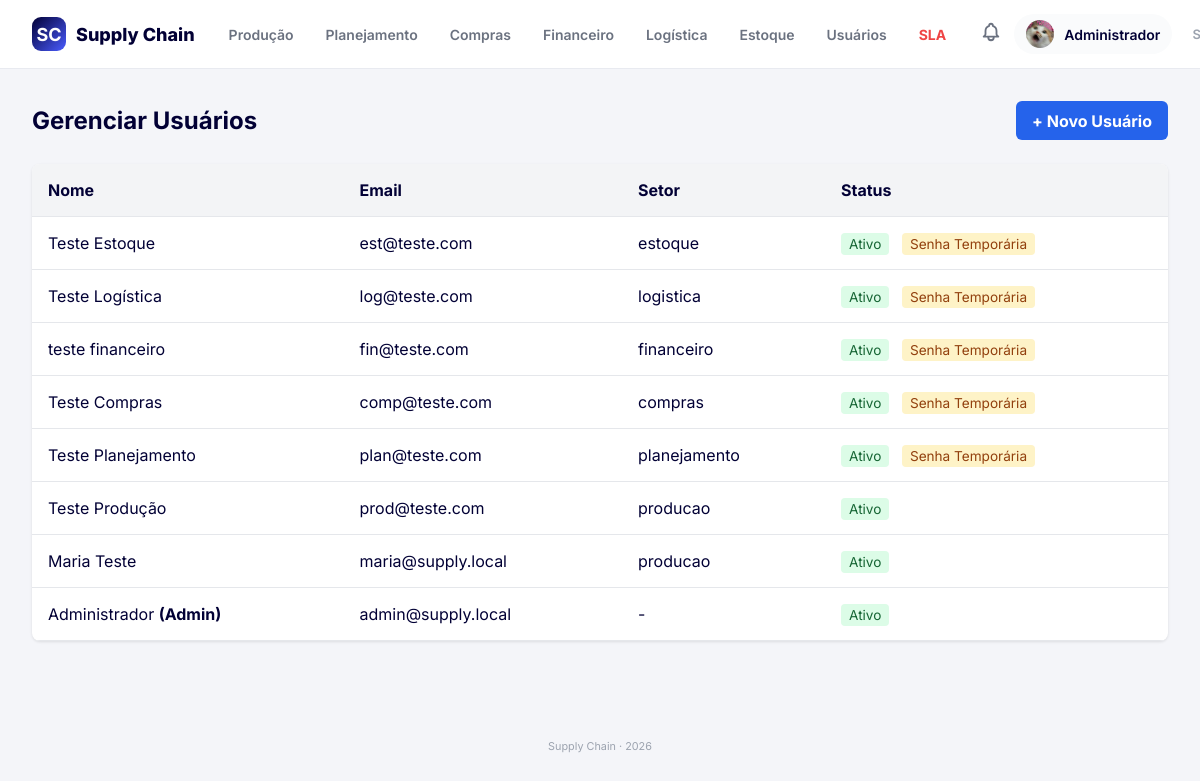
The page /supply-chain/admin/usuarios.php (signed in) on the database its author committed.
### tables this page shows
CREATE TABLE `usuarios` (
  `id` int(11) NOT NULL,
  `nome` varchar(100) NOT NULL,
  `email` varchar(100) NOT NULL,
  `senha_hash` varchar(255) NOT NULL,
  `setor_id` int(11) DEFAULT NULL,
  `is_admin` tinyint(1) DEFAULT 0,
  `ativo` tinyint(1) DEFAULT 1,
  `foto_perfil` varchar(255) DEFAULT NULL,
  `deve_trocar_senha` tinyint(1) DEFAULT 0,
  `senha_temporaria_expira` datetime DEFAULT NULL,
  `tentativas_login` int(11) DEFAULT 0,
  `bloqueado_ate` datetime DEFAULT NULL,
  `criado_em` datetime DEFAULT current_timestamp()
);

CREATE TABLE `setores` (
  `id` int(11) NOT NULL,
  `nome` varchar(50) NOT NULL,
  `descricao` varchar(200) DEFAULT NULL
);

### supply-chain/includes/auth_guard.php (called while the page is built, shortened)
<?php
function usuario_logado(): array
{
    return [
        'id'     => $_SESSION['usuario_id'] ?? 0,
        'nome'   => $_SESSION['usuario_nome'] ?? '',
        'email'  => $_SESSION['usuario_email'] ?? '',
        'setor'  => $_SESSION['usuario_setor'] ?? '',
        'admin'  => (bool) ($_SESSION['usuario_admin'] ?? false),
        'foto'   => $_SESSION['usuario_foto'] ?? null,
    ];
}

### supply-chain/config/db.php (called while the page is built, shortened)
<?php
function db(): PDO
{
    static $pdo = null;
    if ($pdo === null) {
        $dsn = 'mysql:host=' . DB_HOST . ';dbname=' . DB_NAME . ';charset=' . DB_CHARSET;
        $opcoes = [
            PDO::ATTR_ERRMODE            => PDO::ERRMODE_EXCEPTION,
            PDO::ATTR_DEFAULT_FETCH_MODE => PDO::FETCH_ASSOC,
            PDO::ATTR_EMULATE_PREPARES   => false,
        ];
        try {
            $pdo = new PDO($dsn, DB_USER, DB_PASS, $opcoes);
        } catch (PDOException $e) {
            error_log('Erro DB: ' . $e->getMessage());
            http_response_code(500);
            exit('Erro ao conectar ao banco de dados.');
        }
    }
    return $pdo;
}

### supply-chain/includes/funcoes.php (called while the page is built, shortened)
<?php
function e(?string $texto): string
{
    return htmlspecialchars($texto ?? '', ENT_QUOTES | ENT_SUBSTITUTE, 'UTF-8');
}

### supply-chain/admin/usuarios.php (the view, shortened to what this page needs)
<?php
require_once __DIR__ . '/../config/db.php';
require_once __DIR__ . '/../includes/funcoes.php';
require_once __DIR__ . '/../includes/auth_guard.php';
$stmt = db()->query("
    SELECT u.*, s.nome as setor_nome
    FROM usuarios u
    LEFT JOIN setores s ON s.id = u.setor_id
    ORDER BY u.criado_em DESC
");
$usuarios = $stmt->fetchAll();
require __DIR__ . '/../includes/header.php';
?>
<div style="display: flex; justify-content: space-between; align-items: center; margin-bottom: 1.5rem;">
    <h2>Gerenciar Usuários</h2>
    <a href="<?= BASE_URL ?>/admin/usuario_form.php" style="background: #2563eb; color: #fff; padding: 0.6rem 1rem; border-radius: 6px; text-decoration: none; font-weight: bold;">+ Novo Usuário</a>
</div>
<table style="width: 100%; border-collapse: collapse; background: #fff; box-shadow: 0 1px 3px rgba(0,0,0,0.1); border-radius: 8px; overflow: hidden;">
    <thead style="background: #f3f4f6; text-align: left;">
        <tr>
            <th style="padding: 1rem; border-bottom: 1px solid #e5e7eb;">Nome</th>
            <th style="padding: 1rem; border-bottom: 1px solid #e5e7eb;">Email</th>
            <th style="padding: 1rem; border-bottom: 1px solid #e5e7eb;">Setor</th>
            <th style="padding: 1rem; border-bottom: 1px solid #e5e7eb;">Status</th>
        </tr>
    </thead>
    <tbody>
        <?php foreach ($usuarios as $u): ?>
        <tr style="border-bottom: 1px solid #e5e7eb;">
            <td style="padding: 1rem;"><?= e($u['nome']) ?> <?= $u['is_admin'] ? '<strong>(Admin)</strong>' : '' ?></td>
            <td style="padding: 1rem;"><?= e($u['email']) ?></td>
            <td style="padding: 1rem;"><?= e($u['setor_nome'] ?? '-') ?></td>
            <td style="padding: 1rem;">
                <?php if ($u['ativo']): ?>
                    <span style="color: #166534; background: #dcfce7; padding: 0.2rem 0.5rem; border-radius: 4px; font-size: 0.85rem;">Ativo</span>
                <?php else: ?>
                    <span style="color: #991b1b; background: #fee2e2; padding: 0.2rem 0.5rem; border-radius: 4px; font-size: 0.85rem;">Inativo</span>
                <?php endif; ?>
                <?php if ($u['deve_trocar_senha']): ?>
                    <span style="color: #92400e; background: #fef3c7; padding: 0.2rem 0.5rem; border-radius: 4px; font-size: 0.85rem; margin-left: 0.5rem;">Senha Temporária</span>
                <?php endif; ?>
            </td>
        </tr>
        <?php endforeach; ?>
    </tbody>
</table>
<?php require __DIR__ . '/../includes/footer.php'; ?>

### supply-chain/includes/header.php (shortened to what this page needs)
<?php
$usuario = function_exists('usuario_logado') ? usuario_logado() : null;
?>
<!DOCTYPE html>
<html lang="pt-BR">
<head>
    <link rel="stylesheet" href="<?= BASE_URL ?>/assets/css/style.css?v=2026">
</head>
<body>
<header class="app-header">
    <div class="app-header-inner">
        <a href="<?= BASE_URL ?>/index.php" class="app-logo">
            <div class="app-logo-icon" style="width:34px; height:34px; background:linear-gradient(135deg, #020035, #4a5cff); border-radius:9px; display:flex; align-items:center; justify-content:center; color:#fff; font-weight:bold;">SC</div>
            <span class="app-logo-text">Supply Chain</span>
        </a>
        <nav class="app-nav" id="app-nav">
            <?php if ($usuario): ?>
                <?php if (!$usuario['admin']): ?>
                    <a href="<?= BASE_URL ?>/setores/<?= e($usuario['setor']) ?>/index.php" class="app-nav-link">Meu Setor (<?= ucfirst(e($usuario['setor'])) ?>)</a>
                    <a href="<?= BASE_URL ?>/kanban/index.php" class="app-nav-link">Kanban do Setor</a>
                <?php else: ?>
                    <a href="<?= BASE_URL ?>/setores/producao/index.php" class="app-nav-link">Produção</a>
                    <a href="<?= BASE_URL ?>/setores/planejamento/index.php" class="app-nav-link">Planejamento</a>
                    <a href="<?= BASE_URL ?>/setores/compras/index.php" class="app-nav-link">Compras</a>
                    <a href="<?= BASE_URL ?>/setores/financeiro/index.php" class="app-nav-link">Financeiro</a>
                    <a href="<?= BASE_URL ?>/setores/logistica/index.php" class="app-nav-link">Logística</a>
                    <a href="<?= BASE_URL ?>/setores/estoque/index.php" class="app-nav-link">Estoque</a>
                    <a href="<?= BASE_URL ?>/admin/usuarios.php" class="app-nav-link">Usuários</a>
                    <a href="<?= BASE_URL ?>/admin/sla.php" class="app-nav-link" style="color: var(--danger); font-weight: 700;">SLA</a>
                <?php endif; ?>
            <?php endif; ?>
        </nav>
        <?php if ($usuario): ?>
            <div class="app-header-right">
                <div style="position: relative;" id="notif-wrapper">
                    <button id="btn-notif" class="app-icon-btn" style="background:none; border:none; cursor:pointer;">
                    </button>
                </div>
                <a href="<?= BASE_URL ?>/perfil/index.php" class="app-user">
                    <?php if ($usuario['foto']): ?>
                        <img src="<?= UPLOAD_URL . '/' . e($usuario['foto']) ?>" class="avatar-mini" alt="">
                    <?php else: ?>
                        <div class="avatar-mini" style="background:var(--accent); color:#fff; display:flex; align-items:center; justify-content:center; font-size:12px; font-weight:bold;"><?= strtoupper(substr($usuario['nome'], 0, 1)) ?></div>
                    <?php endif; ?>
                    <span class="app-user-name"><?= e(explode(' ', $usuario['nome'])[0]) ?></span>
                </a>
                <a href="<?= BASE_URL ?>/auth/logout.php" class="app-logout desktop-only">Sair</a>
            </div>
        <?php endif; ?>
    </div>
</header>
<main class="conteudo">

### supply-chain/assets/css/style.css (style rules this page uses)
:root { --primary: #020035; --primary-600: #0a0a5c; --accent: #4a5cff; --white: #ffffff; --gray-50: #fafbfc; --gray-100: #f4f5f9; --gray-200: #e8eaf0; --gray-300: #d1d5db; --gray-400: #9ca3af; --gray-500: #6b7280; --gray-600: #4b5563; --success: #10b981; --warning: #f59e0b; --danger: #ef4444; --info: #3b82f6; --radius: 12px; --radius-lg: 16px; --shadow: 0 2px 8px rgba(2, 0, 53, 0.06); --shadow-md: 0 4px 16px rgba(2, 0, 53, 0.08); --transition: all 0.22s cubic-bezier(0.4, 0, 0.2, 1); }
* { margin: 0; padding: 0; box-sizing: border-box; font-family: 'Inter', sans-serif; }
body { background: var(--gray-100); color: var(--primary); min-height: 100vh; }
a { text-decoration: none; }
.app-header { background: var(--white); border-bottom: 1px solid var(--gray-200); position: sticky; top: 0; z-index: 100; }
.app-header-inner { max-width: 1400px; margin: 0 auto; padding: 14px 32px; display: flex; align-items: center; justify-content: space-between; gap: 20px; }
.app-logo { display: flex; align-items: center; gap: 10px; font-size: 18px; font-weight: 800; color: var(--primary); flex-shrink: 0; }
.app-nav { display: flex; gap: 4px; align-items: center; flex: 1; }
.app-nav-link { padding: 8px 14px; font-size: 14px; font-weight: 600; color: var(--gray-500); border-radius: 8px; transition: var(--transition); }
.app-header-right { display: flex; align-items: center; gap: 12px; flex-shrink: 0; }
.app-user { display: flex; align-items: center; gap: 10px; padding: 6px 12px; border-radius: 24px; background: var(--gray-50); font-size: 14px; font-weight: 600; color: var(--primary); }
.avatar-mini { width: 28px; height: 28px; border-radius: 50%; object-fit: cover; }
.app-logout { color: var(--gray-400); font-size: 13px; font-weight: 600; margin-left: 8px; }
.conteudo { max-width: 1400px; margin: 0 auto; padding: 32px; }

### rows shown on the page
usuarios: foto_perfil (picture), nome "Administrador", is_admin "(Admin)", email "admin@supply.local", setor_nome "-", ativo "Ativo"
usuarios: nome "Teste Estoque", email "est@teste.com", setor.nome "estoque", ativo "Ativo", deve_trocar_senha "Senha Temporária"
usuarios: nome "Teste Logística", email "log@teste.com", setor.nome "logistica", ativo "Ativo", deve_trocar_senha "Senha Temporária"
usuarios: nome "teste financeiro", email "fin@teste.com", setor.nome "financeiro", ativo "Ativo", deve_trocar_senha "Senha Temporária"
usuarios: nome "Teste Compras", email "comp@teste.com", setor.nome "compras", ativo "Ativo", deve_trocar_senha "Senha Temporária"
usuarios: nome "Teste Planejamento", email "plan@teste.com", setor.nome "planejamento", ativo "Ativo", deve_trocar_senha "Senha Temporária"
usuarios: nome "Teste Produção", email "prod@teste.com", setor.nome "producao", ativo "Ativo"
usuarios: nome "Maria Teste", email "maria@supply.local", setor.nome "producao", ativo "Ativo"
